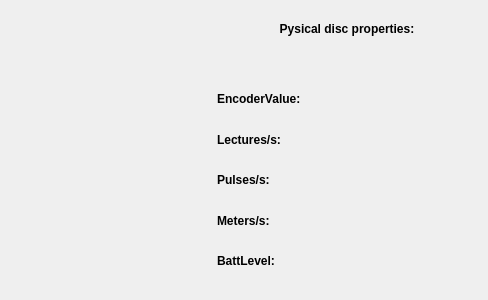
<?xml version="1.0" encoding="UTF-8"?>
<ui version="4.0">
 <class>TestingConsole</class>
 <widget class="QWidget" name="TestingConsole">
  <property name="geometry">
   <rect>
    <x>0</x>
    <y>0</y>
    <width>488</width>
    <height>300</height>
   </rect>
  </property>
  <property name="sizePolicy">
   <sizepolicy hsizetype="MinimumExpanding" vsizetype="Preferred">
    <horstretch>0</horstretch>
    <verstretch>0</verstretch>
   </sizepolicy>
  </property>
  <property name="windowTitle">
   <string>Form</string>
  </property>
  <layout class="QHBoxLayout" name="horizontalLayout">
   <item>
    <widget class="Console" name="m_console" native="true">
     <property name="sizePolicy">
      <sizepolicy hsizetype="Maximum" vsizetype="Preferred">
       <horstretch>0</horstretch>
       <verstretch>0</verstretch>
      </sizepolicy>
     </property>
     <property name="minimumSize">
      <size>
       <width>200</width>
       <height>200</height>
      </size>
     </property>
    </widget>
   </item>
   <item>
    <layout class="QVBoxLayout" name="verticalLayout">
     <item>
      <layout class="QHBoxLayout" name="horizontalLayout_8">
       <item>
        <widget class="QLabel" name="headerLabel">
         <property name="font">
          <font>
           <weight>75</weight>
           <bold>true</bold>
          </font>
         </property>
         <property name="text">
          <string>Pysical disc properties:</string>
         </property>
         <property name="alignment">
          <set>Qt::AlignCenter</set>
         </property>
        </widget>
       </item>
      </layout>
     </item>
     <item>
      <layout class="QHBoxLayout" name="horizontalLayout_7">
       <item>
        <widget class="QLabel" name="toothLabel">
         <property name="font">
          <font>
           <weight>50</weight>
           <bold>false</bold>
          </font>
         </property>
         <property name="text">
          <string/>
         </property>
        </widget>
       </item>
       <item>
        <widget class="QLabel" name="turnmmLabel">
         <property name="text">
          <string/>
         </property>
        </widget>
       </item>
      </layout>
     </item>
     <item>
      <layout class="QHBoxLayout" name="horizontalLayout_3">
       <item>
        <widget class="QLabel" name="posLabel">
         <property name="font">
          <font>
           <pointsize>9</pointsize>
           <weight>75</weight>
           <bold>true</bold>
          </font>
         </property>
         <property name="text">
          <string>EncoderValue:</string>
         </property>
         <property name="textFormat">
          <enum>Qt::AutoText</enum>
         </property>
         <property name="alignment">
          <set>Qt::AlignLeading|Qt::AlignLeft|Qt::AlignTop</set>
         </property>
         <property name="wordWrap">
          <bool>false</bool>
         </property>
        </widget>
       </item>
       <item>
        <widget class="QLabel" name="posvalLabel">
         <property name="sizePolicy">
          <sizepolicy hsizetype="Minimum" vsizetype="Preferred">
           <horstretch>0</horstretch>
           <verstretch>0</verstretch>
          </sizepolicy>
         </property>
         <property name="minimumSize">
          <size>
           <width>60</width>
           <height>0</height>
          </size>
         </property>
         <property name="text">
          <string/>
         </property>
         <property name="alignment">
          <set>Qt::AlignLeading|Qt::AlignLeft|Qt::AlignTop</set>
         </property>
        </widget>
       </item>
      </layout>
     </item>
     <item>
      <layout class="QHBoxLayout" name="horizontalLayout_2">
       <item>
        <widget class="QLabel" name="lectureslabel">
         <property name="font">
          <font>
           <weight>75</weight>
           <bold>true</bold>
          </font>
         </property>
         <property name="text">
          <string>Lectures/s:</string>
         </property>
         <property name="alignment">
          <set>Qt::AlignLeading|Qt::AlignLeft|Qt::AlignTop</set>
         </property>
        </widget>
       </item>
       <item>
        <widget class="QLabel" name="lecturesvalLabel">
         <property name="sizePolicy">
          <sizepolicy hsizetype="Minimum" vsizetype="Preferred">
           <horstretch>0</horstretch>
           <verstretch>0</verstretch>
          </sizepolicy>
         </property>
         <property name="text">
          <string/>
         </property>
         <property name="alignment">
          <set>Qt::AlignLeading|Qt::AlignLeft|Qt::AlignTop</set>
         </property>
        </widget>
       </item>
      </layout>
     </item>
     <item>
      <layout class="QHBoxLayout" name="horizontalLayout_5">
       <item>
        <widget class="QLabel" name="pulsesLabel">
         <property name="font">
          <font>
           <weight>75</weight>
           <bold>true</bold>
          </font>
         </property>
         <property name="text">
          <string>Pulses/s:</string>
         </property>
         <property name="alignment">
          <set>Qt::AlignLeading|Qt::AlignLeft|Qt::AlignTop</set>
         </property>
        </widget>
       </item>
       <item>
        <widget class="QLabel" name="pulsvalLabel">
         <property name="sizePolicy">
          <sizepolicy hsizetype="Minimum" vsizetype="Preferred">
           <horstretch>0</horstretch>
           <verstretch>0</verstretch>
          </sizepolicy>
         </property>
         <property name="text">
          <string/>
         </property>
         <property name="alignment">
          <set>Qt::AlignLeading|Qt::AlignLeft|Qt::AlignTop</set>
         </property>
        </widget>
       </item>
      </layout>
     </item>
     <item>
      <layout class="QHBoxLayout" name="horizontalLayout_6">
       <item>
        <widget class="QLabel" name="metersLabel">
         <property name="font">
          <font>
           <weight>75</weight>
           <bold>true</bold>
          </font>
         </property>
         <property name="text">
          <string>Meters/s:</string>
         </property>
         <property name="alignment">
          <set>Qt::AlignLeading|Qt::AlignLeft|Qt::AlignTop</set>
         </property>
        </widget>
       </item>
       <item>
        <widget class="QLabel" name="metersvalLabel">
         <property name="text">
          <string/>
         </property>
         <property name="alignment">
          <set>Qt::AlignLeading|Qt::AlignLeft|Qt::AlignTop</set>
         </property>
        </widget>
       </item>
      </layout>
     </item>
     <item>
      <layout class="QHBoxLayout" name="horizontalLayout_4">
       <item>
        <widget class="QLabel" name="battLabel">
         <property name="font">
          <font>
           <weight>75</weight>
           <bold>true</bold>
          </font>
         </property>
         <property name="text">
          <string>BattLevel:</string>
         </property>
         <property name="alignment">
          <set>Qt::AlignLeading|Qt::AlignLeft|Qt::AlignTop</set>
         </property>
        </widget>
       </item>
       <item>
        <widget class="QLabel" name="battvalLabel">
         <property name="sizePolicy">
          <sizepolicy hsizetype="Minimum" vsizetype="Preferred">
           <horstretch>0</horstretch>
           <verstretch>0</verstretch>
          </sizepolicy>
         </property>
         <property name="minimumSize">
          <size>
           <width>60</width>
           <height>0</height>
          </size>
         </property>
         <property name="font">
          <font>
           <stylestrategy>PreferDefault</stylestrategy>
          </font>
         </property>
         <property name="text">
          <string/>
         </property>
         <property name="alignment">
          <set>Qt::AlignLeading|Qt::AlignLeft|Qt::AlignTop</set>
         </property>
         <property name="wordWrap">
          <bool>false</bool>
         </property>
        </widget>
       </item>
      </layout>
     </item>
    </layout>
   </item>
  </layout>
 </widget>
 <customwidgets>
  <customwidget>
   <class>Console</class>
   <extends>QWidget</extends>
   <header>console.h</header>
   <container>1</container>
  </customwidget>
 </customwidgets>
 <resources/>
 <connections/>
</ui>
